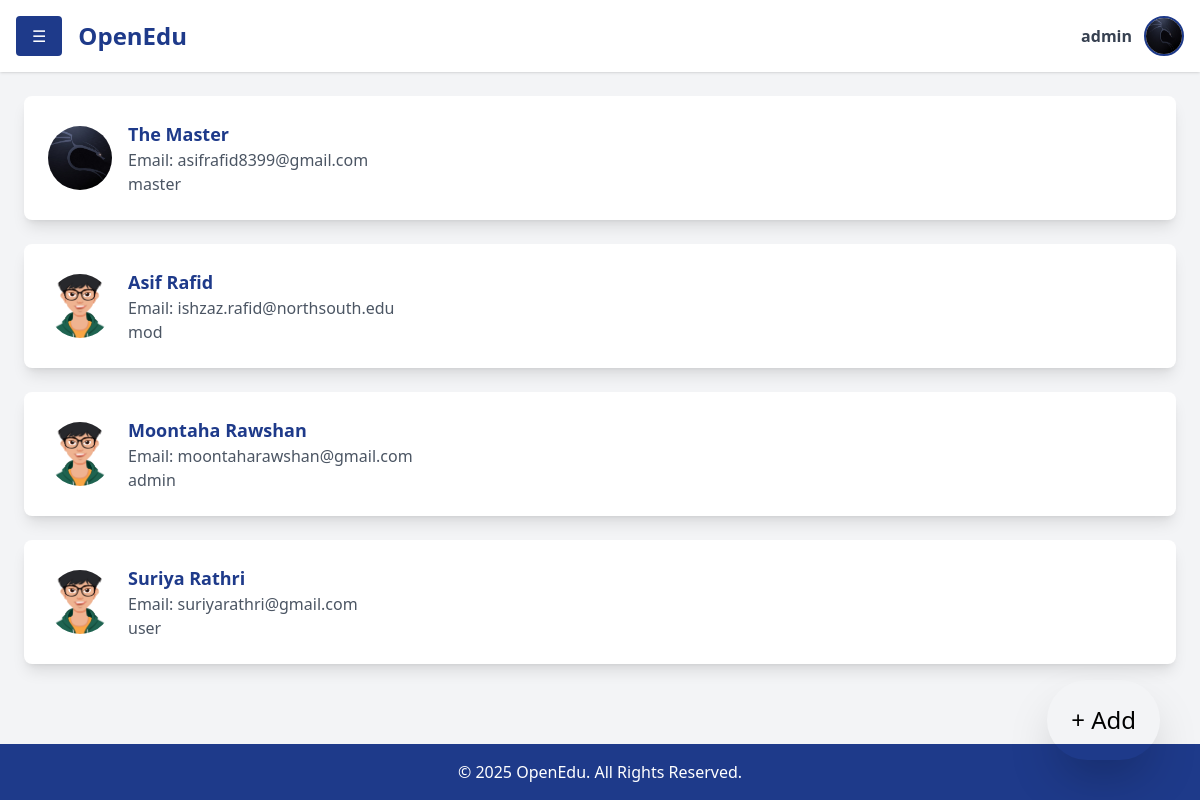
The page /students (signed in) on the database as committed earlier.
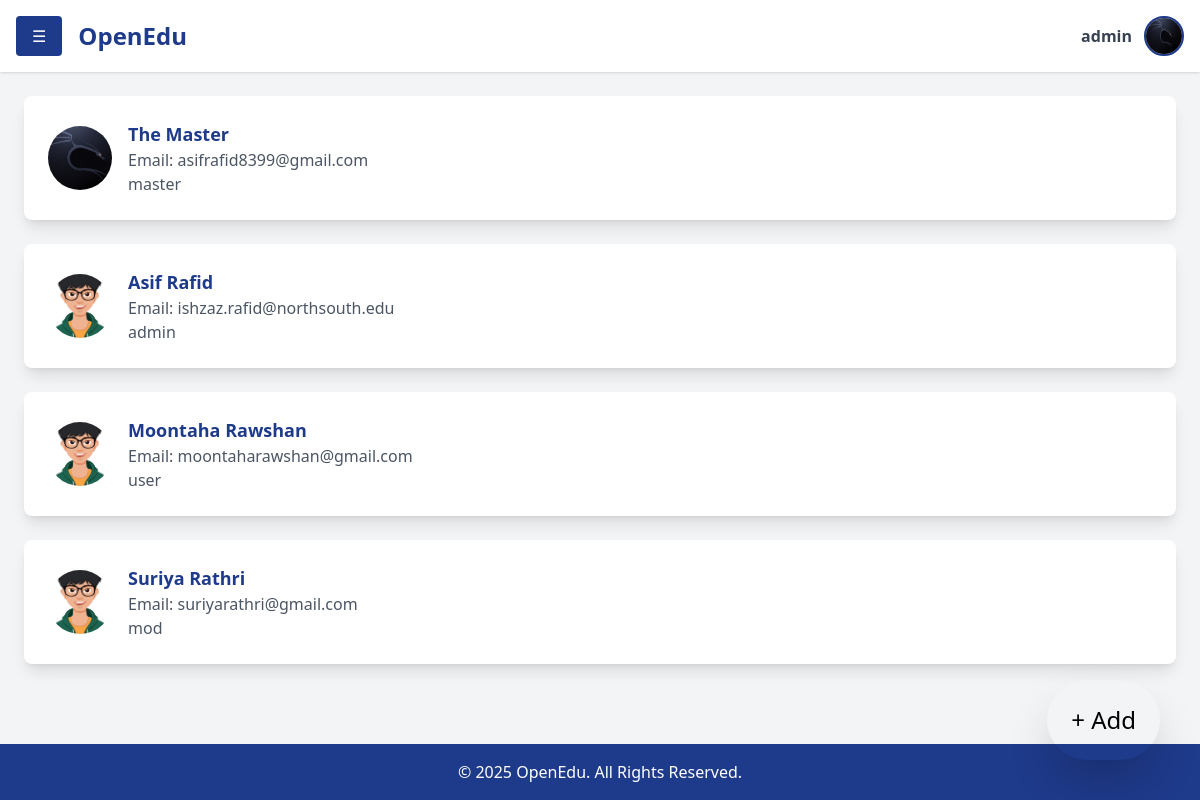
The same page on the database as committed later.
### accounts/models.py (models this page shows, shortened)
class User(AbstractUser):
    contact = models.CharField(max_length=15, blank=True, null=True)
    profilepicture = models.ImageField(upload_to='images/profilepictures', blank=True, null=True,default='images/profilepictures/rafid1.jpg')
    role=models.TextField(default='user')
    groups = models.ManyToManyField(
        'auth.Group',
        related_name='custom_user_set',
        blank=True
    )
    user_permissions = models.ManyToManyField(
        'auth.Permission',
        related_name='custom_user_permissions_set',
        blank=True
    )

### home/views.py (the view)
# urls.py: path('students', students, name='students'),
@login_required
def students(request):
    users=User.objects.all()
    context={'name':request.user.username,'users':users}
    return render(request,"students.html",context)

### home/templates/students.html
{% extends 'dashboard.html' %} {%block content %}
<div class="p-6 flex-grow">
  <div class="space-y-6">
    {%for user in users%}
    <div
      class="flex items-center bg-white p-6 rounded-lg shadow-lg hover:shadow-xl transition duration-300 transform hover:scale-105"
    >
      <div class="w-16 h-16 mr-4">
        <img
          src="{{user.profilepicture.url}}"
          class="w-full h-full rounded-full object-cover"
        />
      </div>
      <div>
        <h3 class="text-lg font-semibold text-blue-900">
          {{user.first_name}} {{user.last_name}}
        </h3>
        <p class="text-gray-600">Email: {{user.email}}</p>
        <p class="text-gray-600">{{user.role}}</p>
      </div>
    </div>
    {%endfor%}
  </div>
</div>
{%endblock%}

Rows that differ between the two databases and show on the page:
changed User "Asif": role "mod" → "admin"
changed User "Moontaha": role "admin" → "user"
changed User "Suriya": role "user" → "mod"
